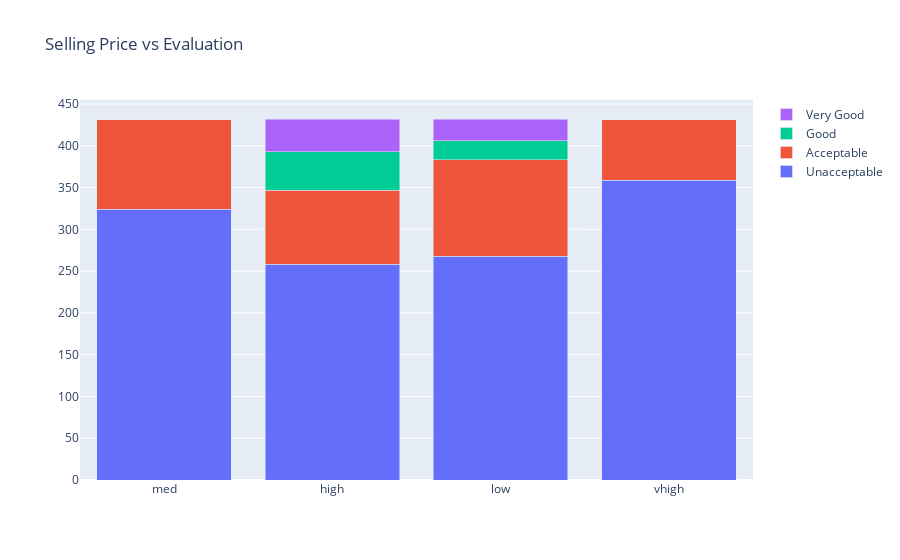

Notebook cell for this chart:
### Code cell
data = [
    go.Bar(
        x=a[0].index, # assign x as the dataframe column 'x'
        y=buy['unacc'],
        name='Unacceptable'
    ),
    go.Bar(
        x=a[0].index,
        y=buy['acc'],
        name='Acceptable'
    ),
    go.Bar(
        x=a[0].index,
        y=buy['good'],
        name='Good'
    ),
    go.Bar(
        x=a[0].index,
        y=buy['vgood'],
        name='Very Good'
    )

]

layout = go.Layout(
    barmode='stack',
    title='Selling Price vs Evaluation'
)

fig = go.Figure(data=data, layout=layout)
py.iplot(fig, filename='distri')

### Figure 1 — Plotly figure (JSON) as saved in the notebook; plotly's stock layout.template omitted (floating-point values rounded to 4 significant figures)
{"data": [{"name": "Unacceptable", "type": "bar", "x": ["med", "high", "low", "vhigh"], "y": [324, 258, 268, 359]}, {"name": "Acceptable", "type": "bar", "x": ["med", "high", "low", "vhigh"], "y": [108, 89, 115, 72]}, {"name": "Good", "type": "bar", "x": ["med", "high", "low", "vhigh"], "y": [0, 46, 23, 0]}, {"name": "Very Good", "type": "bar", "x": ["med", "high", "low", "vhigh"], "y": [0, 39, 26, 0]}], "layout": {"barmode": "stack", "title": {"text": "Selling Price vs Evaluation"}}}
